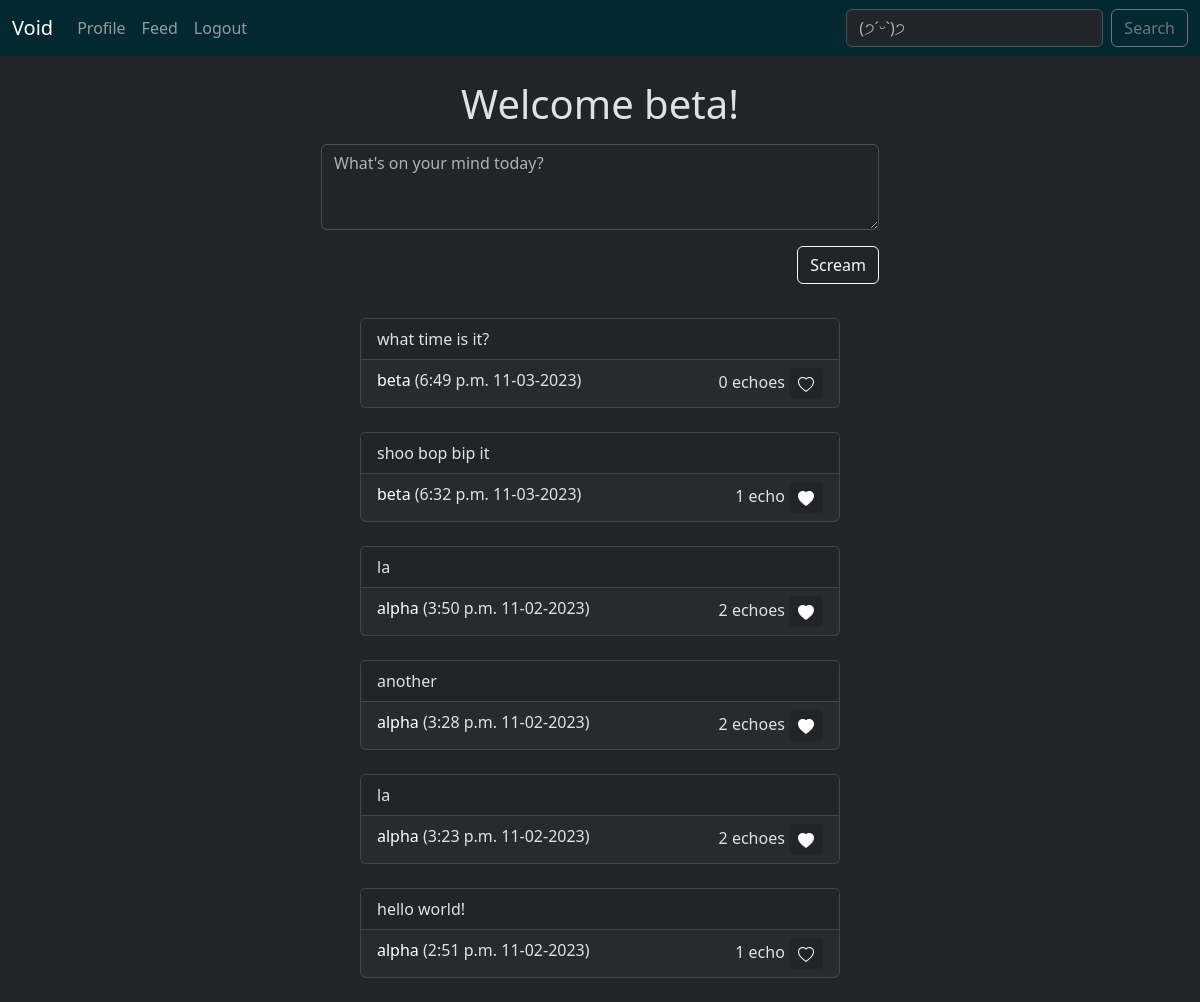
/ (signed in), run on the app's committed database.
### twitclone/models.py (models this page shows)
class Post(models.Model):
    post = models.CharField(max_length=300)
    post_time = models.DateTimeField(auto_now_add=True)
    likes = models.ManyToManyField(Profile,
        related_name="likes",
        blank=True)
    poster = models.ForeignKey(Profile, on_delete=models.CASCADE)
    def __str__(self):
        return (
            f"{self.id} "
            f"{self.poster} "
            f"({self.post_time:%I:%M %p %m-%d-%Y})"
        )

class Profile(models.Model):
    user = models.OneToOneField(User, on_delete=models.CASCADE, related_name="profile_user")
    follows = models.ManyToManyField("self",
        related_name="followed_by",
        symmetrical=False,
        blank=True)
    def __str__(self):
        return self.user.username

### twitclone/views.py (the view, shortened to what this page needs)
# urls.py: 2. Add a URL to urlpatterns:  path('', views.home, name='home')
@login_required
def home(request):
    form = PostCreateForm(request.POST or None)
    context = { "name": request.user, "posts": Post.objects.all().order_by("-post_time"), "form": form}
    return render(request, 'twitclone/home.html', context)

### twitclone/forms.py
class PostCreateForm(forms.ModelForm):
    post = forms.CharField(
        widget=forms.widgets.Textarea(
            attrs={
                "placeholder": "What's on your mind today?",
                "class": "form-control",
                "rows": "3",
                "maxlength": "300",
                "required": "True"
            }
        ),
        required=False,
        label=""
    )
    class Meta:
        model = Post
        exclude = ("poster", "likes")

### twitclone/templates/twitclone/home.html (shortened to what this page needs)
{% extends 'twitclone/base.html' %}
{% block content %}
<form action="" method="POST">
    <div class="mb-3 position-relative start-50 translate-middle-x w-50">
        <h1 class="text-center mb-3">Welcome {{ name }}!</h1>
        {{ form.as_p }}
        <button type="submit" class="btn btn-outline-light float-end">Scream</button>
    </div>
</form>
<br/>
<div class="mt-5 position-relative">
    {% for post in posts %}
        <div class="card start-50 translate-middle-x " style="width: 30rem;">
            <ul class="list-group list-group-flush">
                <li class="list-group-item">{{ post.post }}</li>
            </ul>
            <div class="card-footer">
                <form id="like_form" action="" method="POST">
                    <a class="link-body-emphasis link-offset-3 link-underline-opacity-0 link-underline-opacity-0-hover" href="{% url 'profile' profile_name=post.poster.user.profile_user %}">{{ post.poster }}</a> ({{ post.post_time|date:'g:i a m-d-Y' }})
                    {% if post.likes.count == 1 %}
                        <text class="float-end pr-3">1 echo
                            <button type="submit" class="btn btn-dark btn-sm ml-4" name="like" value="{{ post }}">
                                {% if user.profile_user in post.likes.all %}
                                    <svg xmlns="http://www.w3.org/2000/svg" width="16" height="16" fill="currentColor" class="bi bi-heart-fill" viewBox="0 0 16 16">
                                        <path fill-rule="evenodd" d="M8 1.314C12.438-3.248 23.534 4.735 8 15-7.534 4.736 3.562-3.248 8 1.314z"/>
                                    </svg>
                                {% endif %}
                            </button>
                        </text>
                    {% else %}
                        <text class="float-end">{{ post.likes.count }} echoes
                            <button type="submit" class="btn btn-dark btn-sm ml-4" name="like" value="{{ post }}">
                                {% if user.profile_user in post.likes.all %}
                                    <svg xmlns="http://www.w3.org/2000/svg" width="16" height="16" fill="currentColor" class="bi bi-heart-fill" viewBox="0 0 16 16">
                                        <path fill-rule="evenodd" d="M8 1.314C12.438-3.248 23.534 4.735 8 15-7.534 4.736 3.562-3.248 8 1.314z"/>
                                    </svg>
                                {% endif %}
                            </button>
                        </text>
                    {% endif %}
                </form>
            </div>
        </div>
        <br/>
    {% endfor %}
</div>
{% endblock %}

### data on the page
Post: post "what time is it?", poster "beta", post_time "6:49 p.m. 11-03-2023", likes.count "0"
Post: post "shoo bop bip it", poster "beta", post_time "6:32 p.m. 11-03-2023"
Post: post "la", poster "alpha", post_time "3:50 p.m. 11-02-2023", likes.count "2"
Post: post "another", poster "alpha", post_time "3:28 p.m. 11-02-2023", likes.count "2"
Post: post "la", poster "alpha", post_time "3:23 p.m. 11-02-2023", likes.count "2"
Post: post "hello world!", poster "alpha", post_time "2:51 p.m. 11-02-2023"

### other printed values
{{ name }} "beta"
